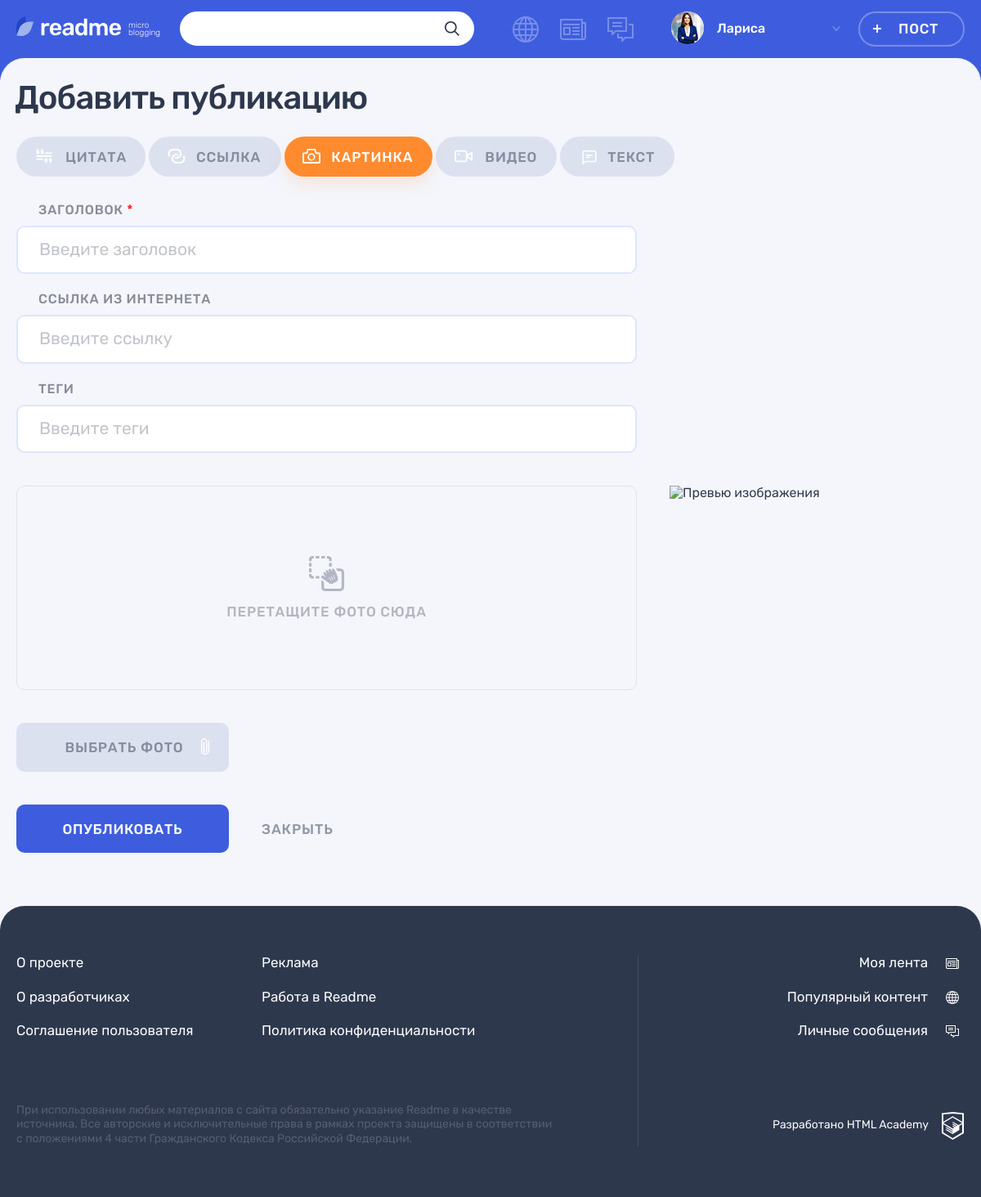
Screenshot of /add.php?type_id=3 (signed in) with the database file from the repository.
### tables this page shows
CREATE TABLE content_types
(
  id         INT AUTO_INCREMENT PRIMARY KEY,
  name       VARCHAR(128) UNIQUE NOT NULL,
  icon_class VARCHAR(32)
);

### helpers.php (called while the page is built, shortened)
<?php
function include_template($name, array $data = [])
{
    $name = 'templates/' . $name;
    extract($data);
    require $name;
    $result = ob_get_clean();
    return $result;
}

### database/posts.php (called while the page is built, shortened)
<?php
function fetchPostTypes(): array
{
    $query = "SELECT id, name, icon_class from content_types";
    return fetchData(prepareResult($query));
}

### database/helpers.php (called while the page is built, shortened)
<?php
function fetchData($result): array
{
    return mysqli_fetch_all($result, MYSQLI_ASSOC);
}
function prepareResult($query, $types = "", $params = []): mysqli_result {
    global $connect;
    $stmt = mysqli_prepare($connect, $query);
    $result = mysqli_stmt_execute($stmt);
    $result = mysqli_stmt_get_result($stmt);
    return $result;
}

### functions.php (called while the page is built, shortened)
<?php
function normalizePostTypes(array $post_types): array
{
    $result = [];
    foreach ($post_types as $post_type) {
        $result[] = [
            "id" => (string) $post_type["id"],
            "name" => $post_type["name"],
            "icon_class" => $post_type["icon_class"],
        ];
    }
    return $result;
}

### templates/add.php (the view, shortened to what this page needs)
<div class="page__main-section">
    <div class="container">
        <h1 class="page__title page__title--adding-post">Добавить публикацию</h1>
    </div>
    <div class="adding-post container">
        <div class="adding-post__tabs-wrapper tabs">
            <div class="adding-post__tabs filters">
                <ul class="adding-post__tabs-list filters__list tabs__list">
                    <?php foreach ($post_types as $post_type): ?>
                        <li class="adding-post__tabs-item filters__item">
                            <a href="add.php?type_id=<?= htmlspecialchars($post_type['id']) ?>" class="adding-post__tabs-link filters__button filters__button--<?= htmlspecialchars($post_type['icon_class']) ?> tabs__item button <?= htmlspecialchars($post_type['id']) === $type_id ? "filters__button--active tabs__item--active" : "" ?>">
                                <svg class="filters__icon" width="22" height="18">
                                    <use xlink:href="#icon-filter-<?= htmlspecialchars($post_type['icon_class']) ?>"></use>
                                </svg>
                                <span><?= htmlspecialchars($post_type['name']) ?></span>
                            </a>
                        </li>
                    <?php endforeach; ?>
            </div>
            <div class="adding-post__tab-content">
                <section class="adding-post__<?= htmlspecialchars($current_type["icon_class"]) ?> tabs__content tabs__content--active">
                    <form class="adding-post__form form" action="add.php?type_id=<?= htmlspecialchars($current_type['id']) ?>" method="post" enctype="multipart/form-data">
                        <?php print($part_template) ?>
                        <div class="adding-post__buttons">
                            <button class="adding-post__submit button button--main" type="submit">Опубликовать</button>
                            <a class="adding-post__close" href="#">Закрыть</a>
                        </div>
                    </form>
                </section>
            </div>
        </div>
    </div>
</div>

### rows the page displays
content_types: name "ЦИТАТА"
content_types: name "ССЫЛКА"
content_types: name "КАРТИНКА"
content_types: name "ВИДЕО"
content_types: name "ТЕКСТ"

### other values shown
$user["login"] "Лариса"
